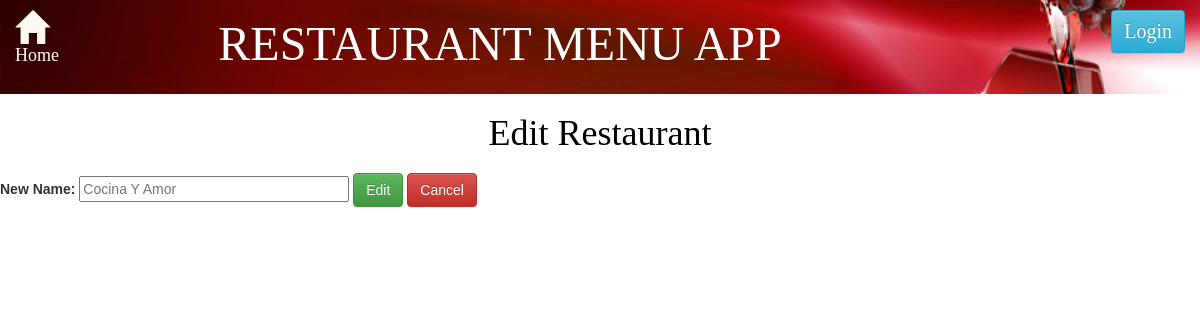
The page /restaurant/26/edit/ on the database as committed earlier.
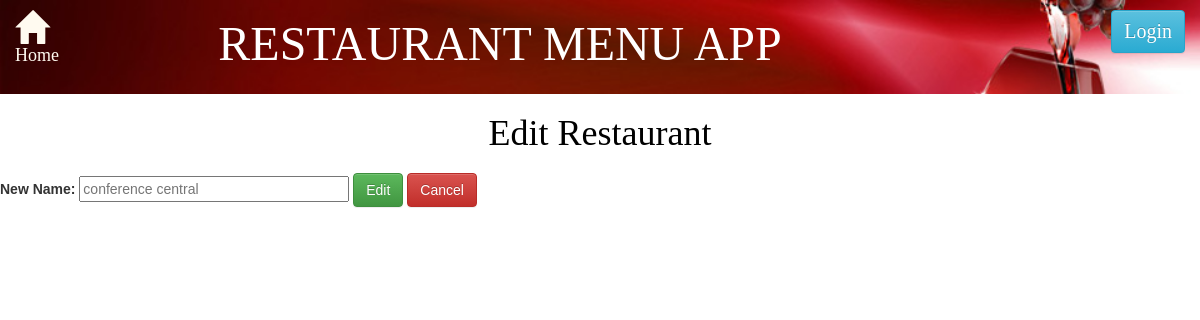
The same page on the database as committed later.
### database_setup.py (models this page shows)
class Restaurant(Base):
    __tablename__ = 'restaurant'
    id = Column(Integer, primary_key = True)
    name = Column(String(200), nullable= False)
    user_id = Column(Integer, ForeignKey('user.id'))
    user = relationship(User)

### finalproject.py (the view)
@app.route('/restaurant/<int:restaurant_id>/edit/', methods=['GET', 'POST'])
def editRestaurant(restaurant_id):
    editedRestaurant = session.query(
        Restaurant).filter_by(id=restaurant_id).one()
    if request.method == 'POST':
        if request.form['name']:
            editedRestaurant.name = request.form['name']
            flash("Edited the name of the Restaurant to %s....!!!"
                  % editedRestaurant.name)
            return redirect(url_for('showRestaurants'))
    else:
        return render_template(
            'editRestaurant.html', restaurant=editedRestaurant, login_session = login_session)

### templates/editRestaurant.html
{% include "header.html" %}
<body>
<div class="header"><h1> Edit Restaurant<h1> </div>
<form action="{{url_for('editRestaurant',restaurant_id = restaurant.id)}}" method = 'post'>
	<b>New Name:</b>
		<input type ='text' size='30' name='name' placeholder = '{{restaurant.name }}' required>
<input type='submit' class="btn btn-success" value='Edit'>
<a href = "{{url_for('showRestaurants')}}"  class="btn btn-danger"> Cancel </a>
</form>
</body>

Rows that differ between the two databases and show on the page:
changed Restaurant: name "Cocina Y Amor" → "conference central"
